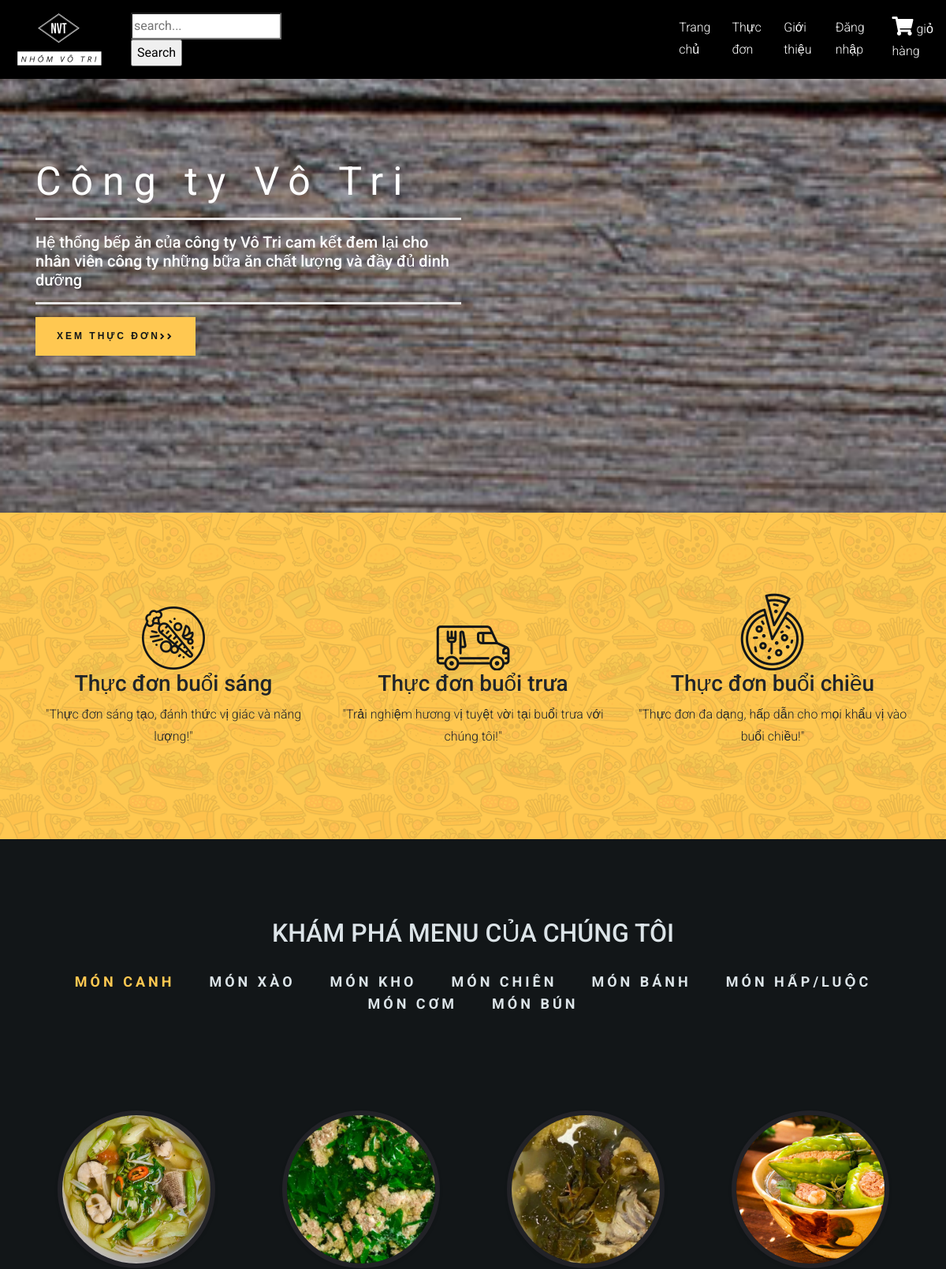
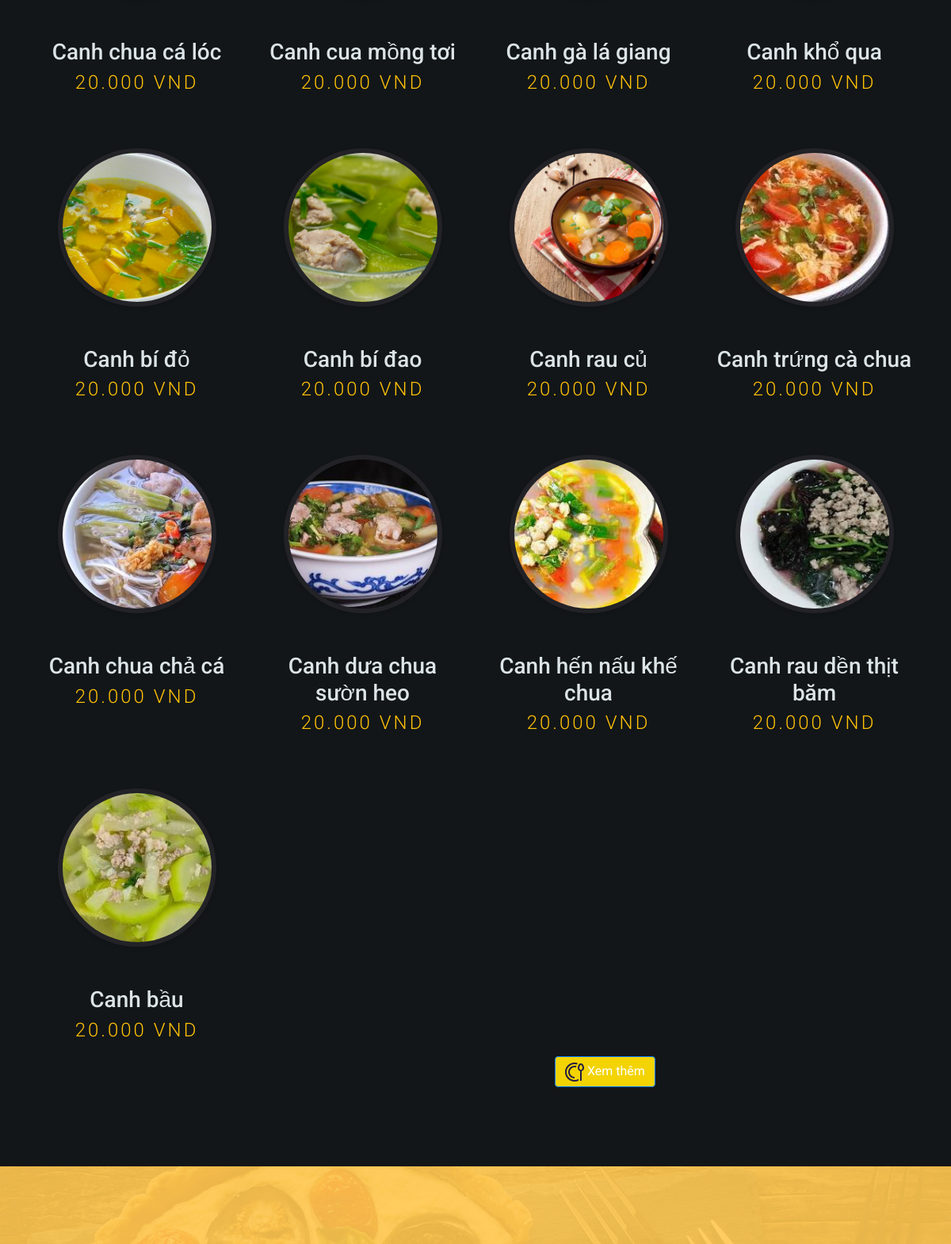
The page / (upper part) on the database its author committed (2 pictures, top to bottom).
### tables this page shows
CREATE TABLE `loaimonan` (
  `id_loaimonan` int(2) NOT NULL,
  `tenloaimonan` varchar(50) NOT NULL
);

CREATE TABLE `monan` (
  `id_monan` int(2) NOT NULL,
  `tenmonan` varchar(50) NOT NULL,
  `mota` varchar(300) NOT NULL,
  `hinhanh` varchar(150) NOT NULL,
  `gia` int(11) NOT NULL,
  `id_loaimonan` int(2) NOT NULL,
  `trangthai` int(2) NOT NULL
);

### View/vindex.php (the view, shortened to what this page needs)
<?php
include("Controller/cMonan.php");
?>
	<section class="home-section" id="home" style="padding:100px 0px;">
		<div class="container">
			<div class="row" style="flex-wrap: nowrap;">
				<div class="col-md-6 home-left-section">
					<div style="padding: 100px 0px; color: white;">
						<h1>
							Công ty Vô Tri
						</h1>
                        <hr>
						<h5>
							Hệ thống bếp ăn của công ty Vô Tri cam kết đem lại cho nhân viên công ty những bữa ăn chất lượng và đầy đủ dinh dưỡng
						</h5>
                        <hr>
						<div style="display: flex;">
							<a href="?mod=menus&act=list&date" class="bttn_style_2" style="display: flex;justify-content: center;align-items: center;">
								Xem Thực đơn
								<i class="fas fa-angle-right"></i><i class="fas fa-angle-right"></i>
							</a>
						</div>
					</div>
				</div>
			</div>
		</div>
	</section>
	<section class="our_qualities" style="padding:100px 0px;">
		<div class="container">
			<div class="row">
				<div class="col-md-4">
					<div class="our_qualities_column">
	                    <img src="./Design/images/quality_food_img.png" >
	                    <div class="caption">
	                        <h3>
	                            Thực đơn buổi sáng
	                        </h3>
	                        <p>
							"Thực đơn sáng tạo, đánh thức vị giác và năng lượng!"
	                        </p>
	                    </div>
	                </div>
				</div>
				<div class="col-md-4">
					<div class="our_qualities_column">
	                    <img src="./Design/images/fast_delivery_img.png" >
	                    <div class="caption">
	                        <h3>
	                            Thực đơn buổi trưa
	                        </h3>
	                        <p>
							"Trải nghiệm hương vị tuyệt vời tại buổi trưa với chúng tôi!"
	                        </p>
	                    </div>
	                </div>
				</div>
				<div class="col-md-4">
					<div class="our_qualities_column">
	                    <img src="./Design/images/original_taste_img.png" >
	                    <div class="caption">
	                        <h3>
	                            Thực đơn buổi chiều
	                        </h3>
	                        <p>
							"Thực đơn đa dạng, hấp dẫn cho mọi khẩu vị vào buổi chiều!"
	                        </p>
	                    </div>
	                </div>
				</div>
			</div>
		</div>
	</section>
	<section class="our_menus" id="menus">
		<div class="container">
			<h2 style="text-align: center;margin-bottom: 30px">KHÁM PHÁ MENU CỦA CHÚNG TÔI</h2>
			<div class="menus_tabs">
				<div class="menus_tabs_picker">
					<ul style="text-align: center;margin-bottom: 70px">
						<?php
	                        $stmt = $con->prepare("Select * from loaimonan");
	                        $stmt->execute();
	                        $rows = $stmt->fetchAll();
	                        $x = 0;
							foreach ($rows as $row) {
								if ($x == 0) {
									echo "<li class = 'menu_category_name tab_category_links active_category' onclick=showCategoryMenus(event,'".str_replace(' ', '', $row['tenloaimonan'])."')>";
									echo $row['tenloaimonan'];
									echo "</li>";
								} else {
									echo "<li class = 'menu_category_name tab_category_links' onclick=showCategoryMenus(event,'".str_replace(' ', '', $row['tenloaimonan'])."')>";
									echo $row['tenloaimonan'];
									echo "</li>";
								}
								$x++;
							}
						?>
					</ul>
				</div>
				<div class="menus_tab">
					<?php
                        $stmt = $con->prepare("Select * from loaimonan");
                        $stmt->execute();
                        $rows = $stmt->fetchAll();
                        $i = 0;
                        foreach($rows as $row)
                        {
                            if($i == 0)
                            {
                                echo '<div class="menu_item  tab_category_content" id="'.str_replace(' ', '', $row['tenloaimonan']).'" style=display:block>';
                                    $stmt_menus = $con->prepare("Select * from monan where id_loaimonan = ?");
                                    $stmt_menus->execute(array($row['id_loaimonan']) );
                                    $rows_menus = $stmt_menus->fetchAll();
                                    echo "<div class='row'>";
	                                    foreach($rows_menus as $menu)
	                                    {
	                                        ?>
	                                            <div class="col-md-4 col-lg-3 menu-column">
													<a href="?act=menus">
	                                                <div class="thumbnail" style="cursor:pointer">
	                                                    <?php $source = "Design/image/".$menu['hinhanh']; ?>
	                                                    <div class="menu-image">
													        <div class="image-preview">
													            <div style="background-image: url('<?php echo $source; ?>');"></div>
													        </div>
													    </div>
													</a>
	                                                    <div class="caption">
	                                                        <h3>
	                                                            <?php echo $menu['tenmonan'];?>
	                                                        </h3>
	                                                        <span class="menu_price text-warning" >
	                                                        	<?php echo number_format($menu['gia'], 0, ',', '.') . " VND"; ?>
	                                                        </span>
	                                                    </div>
													</div>
	                                            </div>
	                                        <?php
	                                    }
                            }
                            $i++;
                        }
                    ?>
          <a href="?mod=menus&act=list&date=<?php echo $ngay_mai ?>" style="color: black;">
            <button class="btn btn-primary btn-icon" style="margin-left: 700px ;background-color: #F3D302">
              <img src="./Design/images/menu.svg" alt="menu icon">
              Xem thêm
            </button>
          </a>
	</section>
	<section class="contact-section" id="contact">
    </section>

### Design/css/main.css (style rules this page uses)
a, a:hover { text-decoration: none !important; }
ul { display: block; list-style: none; padding: 0; margin: 0; }
hr { margin-top: 1rem; margin-bottom: 1rem; background: white; border: 3px; border-top: 3px solid rgba(0,0,0,.1); }
html { scroll-behavior: smooth; }
body { font-family: 'Roboto', sans-serif; font-size: 16px; line-height: 28px; font-weight: 300; }
.home-section { background: url(../images/home_bg.jpg); background-position: center; background-repeat: no-repeat; background-size: cover; height: 650px; background-attachment: fixed; }
.bttn_style_2 { font-family: "Work Sans",sans-serif; letter-spacing: 3px; background-color: #ffc851; color: rgb(18, 22, 24); line-height: 45px; display: inline-block; padding: 0 25px; border-radius: 0; font-size: 12px; text-transform: uppercase; font-weight: 600; position: relative; border: 2px solid #ffc851; overflow: hidden; z-index: 1; -webkit-transition: color 0.4s cubic-bezier(0.4, 0, 0.2, 1); -moz-transition: color 0.4s cubic-bezier(0.4, 0, 0.2, 1); -ms-transition: color 0.4s cubic-bezier(0.4, 0, 0.2, 1); -o-transition: color 0.4s cubic-bezier(0.4, 0, 0.2, 1); transition: color 0.4s cubic-bezier(0.4, 0, 0.2, 1); }
.bttn_style_2:before { content: ""; position: absolute; top: 0; left: 0; bottom: 0; right: 0; background: #222227; -webkit-transform-origin: right center; -moz-transform-origin: right center; -ms-transform-origin: right center; transform-origin: right center; -webkit-transform: scale(0, 1); -moz-transform: scale(0, 1); -ms-transform: scale(0, 1); -o-transform: scale(0, 1); transform: scale(0, 1); -webkit-transition: -webkit-transform 0.4s cubic-bezier(0.4, 0, 0.2, 1); -moz-transition: -moz-transform 0.4s cubic-bezier(0.4, 0, 0.2, 1); -ms-transition: -ms-transform 0.4s cubic-bezier(0.4, 0, 0.2, 1); -o-transition: -o-transform 0.4s cubic-bezier(0.4, 0, 0.2, 1); transition: transform 0.4s cubic-bezier(0.4, 0, 0.2, 1); z-index: -1; }
.home-section h1 { color: rgb(255, 255, 255); white-space: nowrap; letter-spacing: 12px; font-weight: 400; font-size: 50px; }
.our_qualities { background: url(../images/our_qualities_bg.png); background-position: center; background-repeat: no-repeat; background-size: cover; }
.our_qualities_column { text-align: center; }
.thumbnail { display: block; margin-bottom: 20px; line-height: 1.42857143; background-color: #fff; -webkit-transition: border .2s ease-in-out; -o-transition: border .2s ease-in-out; transition: border .2s ease-in-out; text-align: center; background: inherit; }
.our_menus, .image-gallery { color: #dce4e8; padding: 100px 0px; background:#121618; }
.menu_category_name { display: inline-block; cursor: pointer; vertical-align: top; font-size: 18px; line-height: 26px; letter-spacing: 4px; font-weight: 700; text-transform: uppercase; margin: 0 22px; -webkit-transition: all .3s; transition: all .3s; }
.tab_category_content { display: none; }
.active_category { color: #ffc851; }
.menu-image { position: relative; max-width: 200px; margin: 50px auto; }
.menu-image .image-preview { width: 200px; height: 200px; position: relative; border-radius: 100%; border: 6px solid #222227; box-shadow: 0px 2px 4px 0px rgba(0, 0, 0, 0.1); }
.menu-image .image-preview > div { width: 100%; height: 100%; border-radius: 100%; background-size: cover; background-repeat: no-repeat; background-position: center; }
.menu_price { font-size: 24px; line-height: 26px; letter-spacing: 3px; display: block; }
.contact-section { padding: 100px; background-image: url('../images/back_3.jpg'); background-position: center; background-repeat: no-repeat; background-size: cover; }
.contact-section { padding:100px 0px; }

### rows shown on the page
loaimonan: tenloaimonan "MÓN CANH"
loaimonan: tenloaimonan "MÓN XÀO"
loaimonan: tenloaimonan "MÓN KHO"
loaimonan: tenloaimonan "MÓN CHIÊN"
loaimonan: tenloaimonan "MÓN BÁNH"
loaimonan: tenloaimonan "MÓN HẤP/LUỘC"
loaimonan: tenloaimonan "MÓN CƠM"
loaimonan: tenloaimonan "MÓN BÚN"
monan: hinhanh (picture), tenmonan "Canh chua cá lóc", gia "20.000"
monan: hinhanh (picture), tenmonan "Canh cua mồng tơi", gia "20.000"
monan: hinhanh (picture), tenmonan "Canh gà lá giang", gia "20.000"
monan: hinhanh (picture), tenmonan "Canh khổ qua", gia "20.000"
monan: hinhanh (picture), tenmonan "Canh bí đỏ", gia "20.000"
monan: hinhanh (picture), tenmonan "Canh bí đao", gia "20.000"
monan: hinhanh (picture), tenmonan "Canh rau củ", gia "20.000"
monan: hinhanh (picture), tenmonan "Canh trứng cà chua", gia "20.000"
monan: hinhanh (picture), tenmonan "Canh chua chả cá", gia "20.000"
monan: hinhanh (picture), tenmonan "Canh dưa chua sườn heo", gia "20.000"
monan: hinhanh (picture), tenmonan "Canh hến nấu khế chua", gia "20.000"
monan: hinhanh (picture), tenmonan "Canh rau dền thịt băm", gia "20.000"
monan: hinhanh (picture), tenmonan "Canh bầu", gia "20.000"
